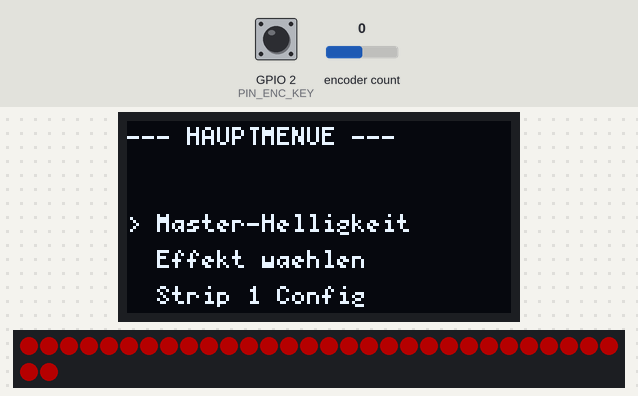
This sketch was run on a simulated ESP32-S3. On the bench: 128×64 one-colour display, 32 RGB LEDs in strip order, left to right, continuing on the next row. Inputs (shaded band) come from the test bench; at power-on: GPIO 2 (PIN_ENC_KEY) HIGH, encoder count 0. Dim RGB values are drawn brighter than linear; random numbers use the default seed unless the sketch sets one; EEPROM starts erased.

Above: at 1.2 s.
1.3 s: GPIO 2 (PIN_ENC_KEY) pulled LOW for 1 s
At 1.45 s:
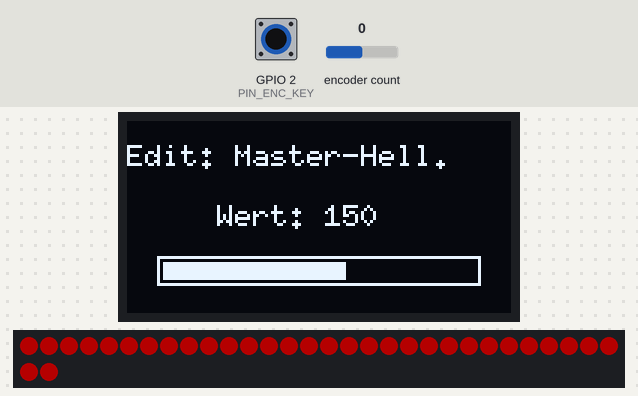
3.8 s: encoder count set to 4
At 4.9 s:
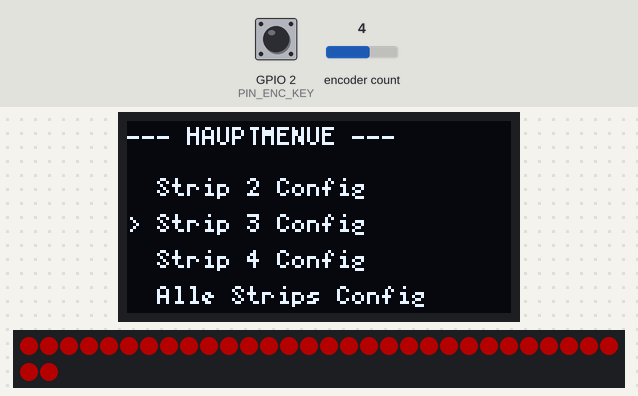
5.3 s: GPIO 2 (PIN_ENC_KEY) pulled LOW for 0.15 s
At 6.1 s:
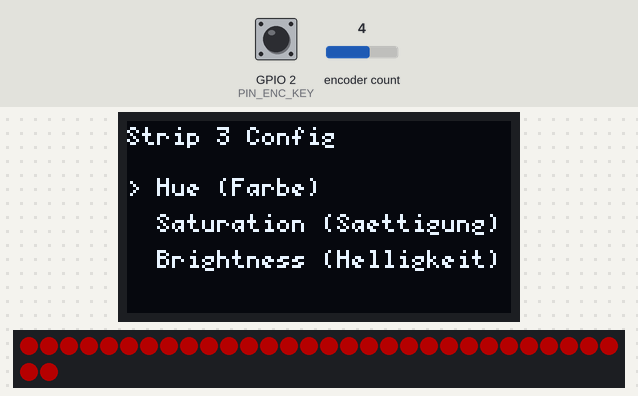
6.9 s: GPIO 2 (PIN_ENC_KEY) pulled LOW for 0.15 s
At 7.3 s:
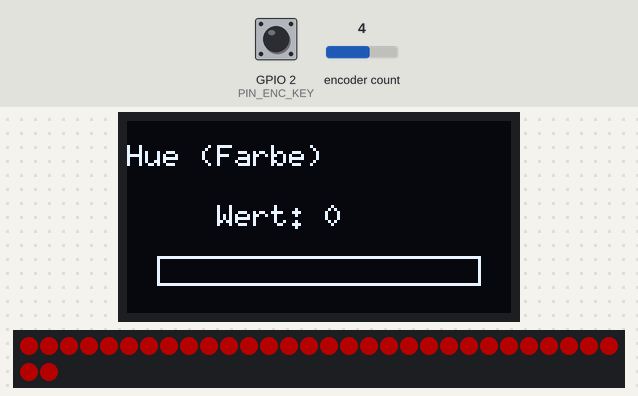
8.5 s: encoder count set to 5
At 9.7 s:
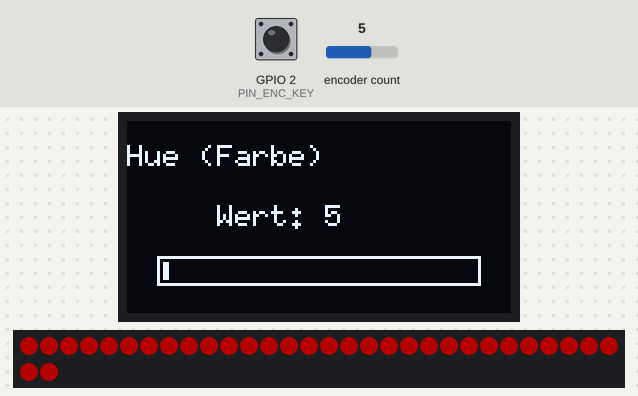
10.0 s: encoder count set to 6
At 10.9 s:
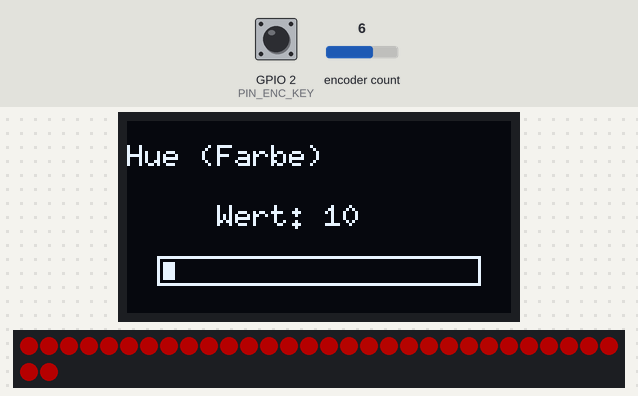
Timing chart, 0 to 12.5 s (numbered marks = the images above; inputs shaded):
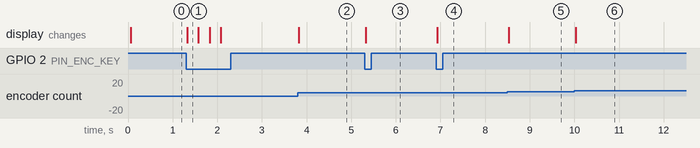

The sketch:

V1.ino
```cpp
#include <U8g2lib.h>
#include <ESP32Encoder.h>
#include <Adafruit_NeoPixel.h>
#include <Preferences.h>
#include <Wire.h>

// --- Hardware Pins ---
#define PIN_OLED_SDA 8
#define PIN_OLED_SCL 9
#define PIN_NEOPIXEL 10

// Encoder & Software-Power
#define PIN_ENC_S1  3   // Entspricht CLK / A
#define PIN_ENC_S2  4   // Entspricht DT / B
#define PIN_ENC_KEY 2   // Entspricht SW / Button
#define PIN_ENC_GND 5   // Software GND
#define PIN_ENC_VCC 6   // Software VCC (3.3V)

// --- LED Setup ---
#define NUM_STRIPS 4
#define LEDS_PER_STRIP 8
#define TOTAL_LEDS (NUM_STRIPS * LEDS_PER_STRIP)

Adafruit_NeoPixel strip(TOTAL_LEDS, PIN_NEOPIXEL, NEO_GRB + NEO_KHZ800);
U8G2_SSD1306_128X64_NONAME_F_HW_I2C display(U8G2_R0, U8X8_PIN_NONE, PIN_OLED_SCL, PIN_OLED_SDA);
ESP32Encoder encoder;
Preferences prefs;

// --- Datenstrukturen ---
struct StripConfig {
  uint8_t hue;
  uint8_t sat;
  uint8_t bri;
};

StripConfig strips[NUM_STRIPS];
uint8_t masterBrightness = 150;
int currentEffect = 0;

// --- Menü Zustände ---
enum MenuState { MAIN_MENU, SUB_MENU, EDIT_VAL };
MenuState menuState = MAIN_MENU;

int mainPos = 0;
int subPos = 0;
int editVal = 0;

const int MAIN_ITEMS_COUNT = 7;
const char* mainItems[] = {
  "Master-Helligkeit", "Effekt waehlen",
  "Strip 1 Config", "Strip 2 Config",
  "Strip 3 Config", "Strip 4 Config",
  "Alle Strips Config"
};

const int SUB_ITEMS_COUNT = 3;
const char* subItems[] = { "Hue (Farbe)", "Saturation (Saettigung)", "Brightness (Helligkeit)" };
const char* effectNames[] = { "Static", "Soft Ember", "Vert Flow" };

unsigned long lastButtonPress = 0;
unsigned long lastLedUpdate = 0;
unsigned long lastEditTime = 0;
bool savePending = false;
const unsigned long SAVE_DELAY = 3000;

void setup() {
  Serial.begin(115200);

  // --- Software Power für Encoder ---
  pinMode(PIN_ENC_GND, OUTPUT);
  digitalWrite(PIN_ENC_GND, LOW);   // GND Level
  pinMode(PIN_ENC_VCC, OUTPUT);
  digitalWrite(PIN_ENC_VCC, HIGH);  // 3.3V Level

  // Taster mit internem Pullup
  pinMode(PIN_ENC_KEY, INPUT_PULLUP);

  // OLED
  Wire.begin(PIN_OLED_SDA, PIN_OLED_SCL);
  display.begin();
  display.setContrast(200);

  // Encoder initialisieren
  ESP32Encoder::useInternalWeakPullResistors = puType::up;
  encoder.attachHalfQuad(PIN_ENC_S1, PIN_ENC_S2);
  encoder.setCount(0);

  // LEDs
  strip.begin();
  strip.show();

  loadConfig();
}

void loop() {
  handleEncoder();

  if (millis() - lastLedUpdate > 30) {
    updateLeds();
    lastLedUpdate = millis();
  }

  if (savePending && (millis() - lastEditTime > SAVE_DELAY)) {
    saveConfig();
    savePending = false;
  }
}

void handleEncoder() {
  static long lastCount = 0;
  long currentCount = encoder.getCount() / 2;
  int delta = currentCount - lastCount;

  // --- Button Klick (KEY) ---
  if (digitalRead(PIN_ENC_KEY) == LOW) {
    if (millis() - lastButtonPress > 250) {
      lastButtonPress = millis();

      if (menuState == MAIN_MENU) {
        if (mainPos == 0) { menuState = EDIT_VAL; editVal = masterBrightness; }
        else if (mainPos == 1) { menuState = EDIT_VAL; editVal = currentEffect; }
        else { menuState = SUB_MENU; subPos = 0; }
      }
      else if (menuState == SUB_MENU) {
        menuState = EDIT_VAL;
        int sIdx = mainPos - 2;
        if (sIdx == 4) sIdx = 0;
        if (subPos == 0) editVal = strips[sIdx].hue;
        if (subPos == 1) editVal = strips[sIdx].sat;
        if (subPos == 2) editVal = strips[sIdx].bri;
      }
      else if (menuState == EDIT_VAL) {
        menuState = (mainPos <= 1) ? MAIN_MENU : SUB_MENU;
        savePending = true;
        lastEditTime = millis();
      }
      drawDisplay();
    }
  }

  // --- Drehung (S1/S2) ---
  if (delta != 0) {
    if (menuState == MAIN_MENU) {
      mainPos = constrain(mainPos + delta, 0, MAIN_ITEMS_COUNT - 1);
    }
    else if (menuState == SUB_MENU) {
      subPos = constrain(subPos + delta, 0, SUB_ITEMS_COUNT - 1);
    }
    else if (menuState == EDIT_VAL) {
      if (mainPos == 0) {
        editVal = constrain(editVal + delta * 5, 0, 255);
        masterBrightness = editVal;
      } else if (mainPos == 1) {
        editVal = constrain(editVal + delta, 0, 2);
        currentEffect = editVal;
      } else {
        if (subPos == 0) editVal = (editVal + delta * 5 + 256) % 256;
        else editVal = constrain(editVal + delta * 5, 0, 255);

        // Werte direkt anwenden
        int sIdx = mainPos - 2;
        if (sIdx == 4) { // Alle Strips
          for(int i=0; i<4; i++) {
            if (subPos == 0) strips[i].hue = editVal;
            if (subPos == 1) strips[i].sat = editVal;
            if (subPos == 2) strips[i].bri = editVal;
          }
        } else { // Einzeln
          if (subPos == 0) strips[sIdx].hue = editVal;
          if (subPos == 1) strips[sIdx].sat = editVal;
          if (subPos == 2) strips[sIdx].bri = editVal;
        }
      }
      lastEditTime = millis();
      savePending = true;
    }
    lastCount = currentCount;
    drawDisplay();
  }
}

void drawDisplay() {
  display.clearBuffer();
  display.setFont(u8g2_font_5x7_tr);

  if (menuState == MAIN_MENU) {
    display.drawStr(0, 8, "--- HAUPTMENUE ---");
    for (int i = 0; i < 4; i++) {
      int itemIdx = mainPos - 1 + i;
      if (itemIdx >= 0 && itemIdx < MAIN_ITEMS_COUNT) {
        int y = 25 + (i * 12);
        if (itemIdx == mainPos) display.drawStr(0, y, ">");
        display.drawStr(10, y, mainItems[itemIdx]);
      }
    }
  }
  else if (menuState == SUB_MENU) {
    display.drawStr(0, 8, mainItems[mainPos]);
    for (int i = 0; i < SUB_ITEMS_COUNT; i++) {
      int y = 25 + (i * 12);
      if (i == subPos) display.drawStr(0, y, ">");
      display.drawStr(10, y, subItems[i]);
    }
  }
  else if (menuState == EDIT_VAL) {
    display.setFont(u8g2_font_6x10_tf);
    if (mainPos == 0) display.drawStr(0, 15, "Edit: Master-Hell.");
    else if (mainPos == 1) display.drawStr(0, 15, "Edit: Effekt");
    else display.drawStr(0, 15, subItems[subPos]);

    if (mainPos == 1) {
      display.setFont(u8g2_font_7x13B_tr);
      display.drawStr(20, 40, effectNames[editVal]);
    } else {
      char buf[16];
      sprintf(buf, "Wert: %d", editVal);
      display.drawStr(30, 35, buf);
      display.drawFrame(10, 45, 108, 10);
      int barWidth = (editVal * 104) / 255;
      display.drawBox(12, 47, barWidth, 6);
    }
  }
  display.sendBuffer();
}

void updateLeds() {
  uint32_t t = millis();
  for (int s = 0; s < NUM_STRIPS; s++) {
    for (int l = 0; l < LEDS_PER_STRIP; l++) {
      int pixelIdx = (s * LEDS_PER_STRIP) + l;
      uint32_t color = 0;
      uint8_t finalBri = (strips[s].bri * masterBrightness) / 255;

      if (currentEffect == 0) {
        color = strip.ColorHSV(strips[s].hue * 256, strips[s].sat, finalBri);
      }
      else if (currentEffect == 1) {
        float noise = random(80, 100) / 100.0f;
        float fade = 1.0f - (l / (float)LEDS_PER_STRIP);
        color = strip.ColorHSV(strips[s].hue * 256, strips[s].sat, (uint8_t)(finalBri * fade * noise));
      }
      else if (currentEffect == 2) {
        uint16_t flowHue = (t / 5) + (l * 2000);
        color = strip.ColorHSV(flowHue, 255, finalBri);
      }
      strip.setPixelColor(pixelIdx, strip.gamma32(color));
    }
  }
  strip.show();
}

void saveConfig() {
  prefs.begin("lamp", false);
  prefs.putUChar("masterBri", masterBrightness);
  prefs.putInt("effect", currentEffect);
  for (int i = 0; i < NUM_STRIPS; i++) {
    char key[10];
    sprintf(key, "h%d", i); prefs.putUChar(key, strips[i].hue);
    sprintf(key, "s%d", i); prefs.putUChar(key, strips[i].sat);
    sprintf(key, "b%d", i); prefs.putUChar(key, strips[i].bri);
  }
  prefs.end();
}

void loadConfig() {
  prefs.begin("lamp", true);
  masterBrightness = prefs.getUChar("masterBri", 150);
  currentEffect = prefs.getInt("effect", 0);
  for (int i = 0; i < NUM_STRIPS; i++) {
    char key[10];
    sprintf(key, "h%d", i); strips[i].hue = prefs.getUChar(key, 0);
    sprintf(key, "s%d", i); strips[i].sat = prefs.getUChar(key, 255);
    sprintf(key, "b%d", i); strips[i].bri = prefs.getUChar(key, 255);
  }
  prefs.end();
  drawDisplay();
}
```

Measured:
- after the input at 1.3 s, the display: changes at once (image 1)
- after the input at 3.8 s, the display: changes at once (image 2)
- after the input at 5.3 s, the display: changes at once (image 3)
- after the input at 6.9 s, the display: changes at once (image 4)
- after the input at 8.5 s, the display: changes at once (image 5)
- after the input at 10.0 s, the display: first changes at once (image 6 shows a later state)
